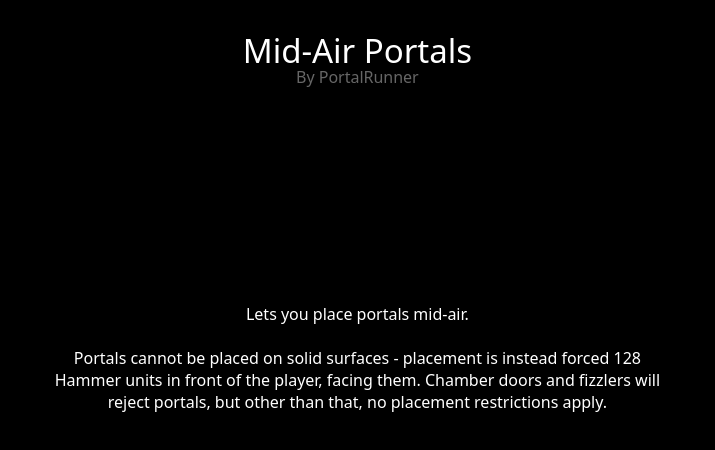
<?xml version="1.0" encoding="UTF-8"?>
<ui version="4.0">
 <class>PackageInfo</class>
 <widget class="QDialog" name="PackageInfo">
  <property name="geometry">
   <rect>
    <x>0</x>
    <y>0</y>
    <width>715</width>
    <height>450</height>
   </rect>
  </property>
  <property name="minimumSize">
   <size>
    <width>715</width>
    <height>450</height>
   </size>
  </property>
  <property name="windowTitle">
   <string>Dialog</string>
  </property>
  <property name="styleSheet">
   <string notr="true">#PackageInfo {
	background-color: #000000;
}
QLabel {
	color: #ffffff;
}
#PackageAuthor {
	color: #666666;
}
#PackageDescriptionContainer {
	background-color: #000000;
}

QScrollBar:vertical {
  background: #000000;
  border-radius: 5px;
  width: 13px;
}

QScrollBar::handle:vertical {
  background: #808080;
  border-radius: 5px;
  width: 25px;
  min-height: 10px;
}
QScrollBar::handle:vertical::hover {
	background: #CCCCCC;
}

QScrollBar::add-page:vertical {
  border: none;
  background: #000000;
}

QScrollBar::sub-page:vertical {
  border: none;
  background: #000000;
}

QScrollBar::add-line:vertical {
  border: none;
  background: #000000;
}

QScrollBar::sub-line:vertical {
  border: none;
  background: #000000;
}
</string>
  </property>
  <layout class="QVBoxLayout" name="verticalLayout">
   <property name="spacing">
    <number>0</number>
   </property>
   <property name="leftMargin">
    <number>50</number>
   </property>
   <property name="topMargin">
    <number>35</number>
   </property>
   <property name="rightMargin">
    <number>50</number>
   </property>
   <property name="bottomMargin">
    <number>35</number>
   </property>
   <item>
    <widget class="QLabel" name="PackageTitle">
     <property name="sizePolicy">
      <sizepolicy hsizetype="Expanding" vsizetype="Fixed">
       <horstretch>0</horstretch>
       <verstretch>0</verstretch>
      </sizepolicy>
     </property>
     <property name="maximumSize">
      <size>
       <width>16777215</width>
       <height>30</height>
      </size>
     </property>
     <property name="font">
      <font>
       <family>Quicksand Medium</family>
       <pointsize>25</pointsize>
       <weight>50</weight>
       <bold>false</bold>
      </font>
     </property>
     <property name="text">
      <string>Mid-Air Portals</string>
     </property>
     <property name="alignment">
      <set>Qt::AlignCenter</set>
     </property>
    </widget>
   </item>
   <item>
    <widget class="QLabel" name="PackageAuthor">
     <property name="enabled">
      <bool>true</bool>
     </property>
     <property name="sizePolicy">
      <sizepolicy hsizetype="Expanding" vsizetype="Fixed">
       <horstretch>0</horstretch>
       <verstretch>0</verstretch>
      </sizepolicy>
     </property>
     <property name="maximumSize">
      <size>
       <width>16777215</width>
       <height>25</height>
      </size>
     </property>
     <property name="font">
      <font>
       <family>Quicksand Medium</family>
       <pointsize>12</pointsize>
       <weight>50</weight>
       <bold>false</bold>
      </font>
     </property>
     <property name="text">
      <string>By PortalRunner</string>
     </property>
     <property name="alignment">
      <set>Qt::AlignCenter</set>
     </property>
    </widget>
   </item>
   <item>
    <layout class="QHBoxLayout" name="PackageIconContainer">
     <property name="topMargin">
      <number>25</number>
     </property>
     <property name="bottomMargin">
      <number>25</number>
     </property>
     <item>
      <widget class="QLabel" name="PackageIcon">
       <property name="minimumSize">
        <size>
         <width>288</width>
         <height>162</height>
        </size>
       </property>
       <property name="maximumSize">
        <size>
         <width>288</width>
         <height>162</height>
        </size>
       </property>
       <property name="text">
        <string/>
       </property>
      </widget>
     </item>
    </layout>
   </item>
   <item>
    <widget class="QScrollArea" name="scrollArea">
     <property name="frameShape">
      <enum>QFrame::Box</enum>
     </property>
     <property name="frameShadow">
      <enum>QFrame::Plain</enum>
     </property>
     <property name="verticalScrollBarPolicy">
      <enum>Qt::ScrollBarAsNeeded</enum>
     </property>
     <property name="horizontalScrollBarPolicy">
      <enum>Qt::ScrollBarAlwaysOff</enum>
     </property>
     <property name="widgetResizable">
      <bool>true</bool>
     </property>
     <widget class="QWidget" name="PackageDescriptionContainer">
      <property name="geometry">
       <rect>
        <x>0</x>
        <y>0</y>
        <width>613</width>
        <height>116</height>
       </rect>
      </property>
      <layout class="QVBoxLayout" name="verticalLayout_2">
       <property name="spacing">
        <number>0</number>
       </property>
       <property name="leftMargin">
        <number>0</number>
       </property>
       <property name="topMargin">
        <number>0</number>
       </property>
       <property name="rightMargin">
        <number>0</number>
       </property>
       <property name="bottomMargin">
        <number>0</number>
       </property>
       <item>
        <widget class="QLabel" name="PackageDescription">
         <property name="font">
          <font>
           <family>Quicksand</family>
           <pointsize>12</pointsize>
          </font>
         </property>
         <property name="text">
          <string>&lt;html&gt;&lt;head/&gt;&lt;body&gt;&lt;p&gt;Lets you place portals mid-air.&lt;br/&gt;&lt;br/&gt;Portals cannot be placed on solid surfaces - placement is instead forced 128 Hammer units in front of the player, facing them. Chamber doors and fizzlers will reject portals, but other than that, no placement restrictions apply.&lt;/p&gt;&lt;/body&gt;&lt;/html&gt;</string>
         </property>
         <property name="textFormat">
          <enum>Qt::RichText</enum>
         </property>
         <property name="alignment">
          <set>Qt::AlignCenter</set>
         </property>
         <property name="wordWrap">
          <bool>true</bool>
         </property>
        </widget>
       </item>
      </layout>
     </widget>
    </widget>
   </item>
  </layout>
 </widget>
 <resources/>
 <connections/>
</ui>
